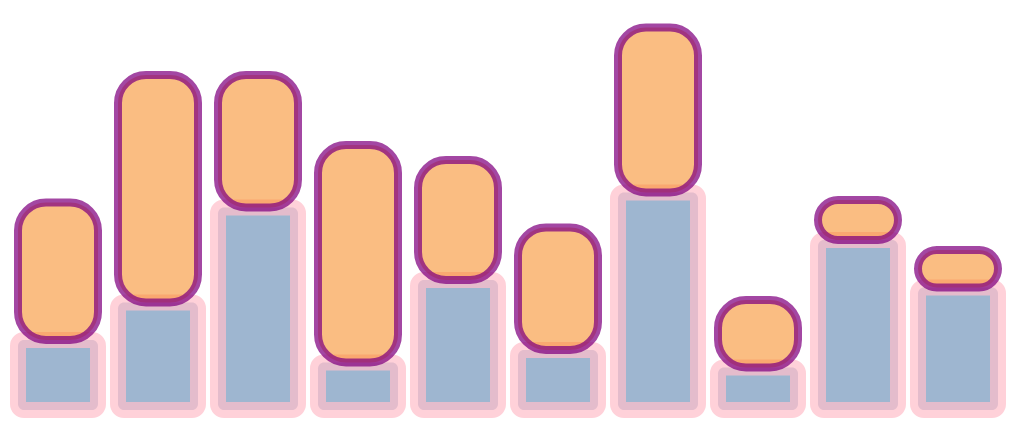

Vega-Lite specification for this chart:
### Vega specification from a JSON file in a GitHub repository (floating-point values rounded to 4 significant figures)
{"$schema": "https://vega.github.io/schema/vega/v5.json", "description": "A basic stacked bar chart example.", "width": 500, "height": 200, "padding": 5, "background": "white", "data": [{"name": "table", "values": [{"x": 0, "y": 28, "c": 0}, {"x": 0, "y": 55, "c": 1}, {"x": 1, "y": 43, "c": 0}, {"x": 1, "y": 91, "c": 1}, {"x": 2, "y": 81, "c": 0}, {"x": 2, "y": 53, "c": 1}, {"x": 3, "y": 19, "c": 0}, {"x": 3, "y": 87, "c": 1}, {"x": 4, "y": 52, "c": 0}, {"x": 4, "y": 48, "c": 1}, {"x": 5, "y": 24, "c": 0}, {"x": 5, "y": 49, "c": 1}, {"x": 6, "y": 87, "c": 0}, {"x": 6, "y": 66, "c": 1}, {"x": 7, "y": 17, "c": 0}, {"x": 7, "y": 27, "c": 1}, {"x": 8, "y": 68, "c": 0}, {"x": 8, "y": 16, "c": 1}, {"x": 9, "y": 49, "c": 0}, {"x": 9, "y": 15, "c": 1}], "transform": [{"type": "stack", "groupby": ["x"], "sort": {"field": "c"}, "field": "y"}]}], "scales": [{"name": "x", "type": "band", "range": "width", "domain": {"data": "table", "field": "x"}}, {"name": "y", "type": "linear", "range": "height", "nice": true, "zero": true, "domain": {"data": "table", "field": "y1"}}, {"name": "color", "type": "ordinal", "range": "category", "domain": {"data": "table", "field": "c"}}, {"name": "radius", "type": "ordinal", "range": [3, 14], "domain": {"data": "table", "field": "c"}}, {"name": "stroke-color", "type": "ordinal", "range": ["pink", "purple"], "domain": {"data": "table", "field": "c"}}, {"name": "stroke-width", "type": "ordinal", "range": [8, 4], "domain": {"data": "table", "field": "c"}}], "marks": [{"type": "rect", "from": {"data": "table"}, "encode": {"enter": {"x": {"scale": "x", "field": "x"}, "width": {"scale": "x", "band": 1, "offset": -10}, "y": {"scale": "y", "field": "y0"}, "y2": {"scale": "y", "field": "y1"}, "fill": {"scale": "color", "field": "c"}, "stroke": {"scale": "stroke-color", "field": "c"}, "strokeWidth": {"scale": "stroke-width", "field": "c"}, "cornerRadius": {"scale": "radius", "field": "c"}, "opacity": {"value": 0.9}, "strokeOpacity": {"value": 0.8}, "fillOpacity": {"value": 0.6}}}}]}
